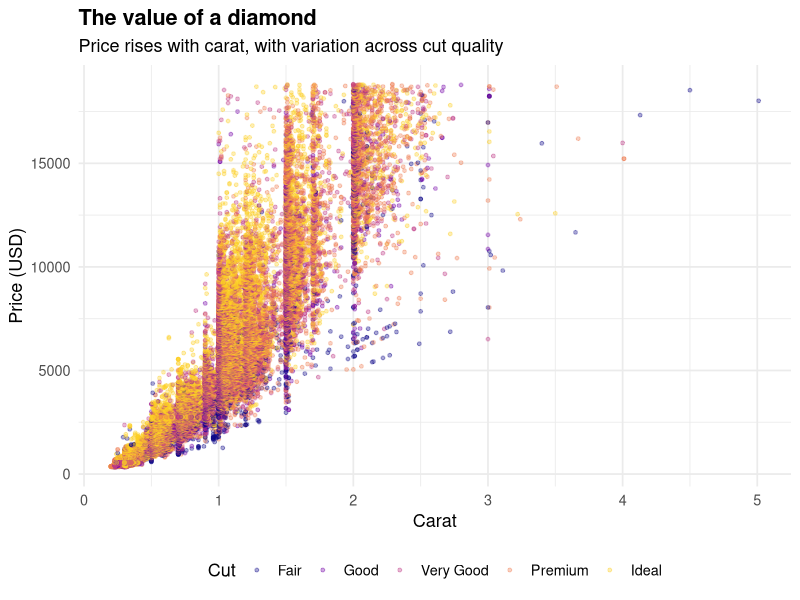

R code for this plot:
total <- sum(1:10)
print(total)

library(tidyverse)

diamonds_plot <- ggplot(diamonds, aes(x = carat, y = price, color = cut)) +
  geom_point(alpha = 0.35, size = 1) +
  scale_color_viridis_d(option = "C", end = 0.9) +
  labs(
    title = "The value of a diamond",
    subtitle = "Price rises with carat, with variation across cut quality",
    x = "Carat",
    y = "Price (USD)",
    color = "Cut"
  ) +
  theme_minimal(base_size = 13) +
  theme(
    plot.title = element_text(face = "bold"),
    legend.position = "bottom"
  ) +
  guides(color = guide_legend(nrow = 1))

ggsave(
  filename = "diamonds-1.png",
  plot = diamonds_plot,
  width = 10,
  height = 6,
  dpi = 300,
  bg = "white"
)
